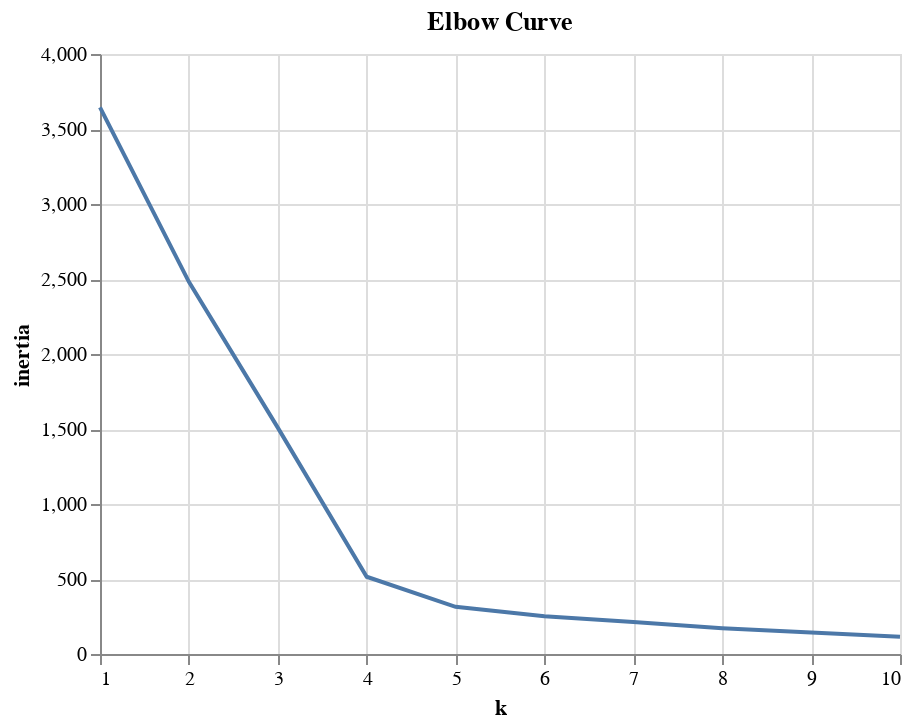

The code cell stored with this chart in its notebook:
### Code cell
alt.Chart(elbow_df).mark_line().encode(
    x='k',
    y='inertia',
).properties(title='Elbow Curve')

### Figure 1 — Vega-Lite specification as saved in the notebook (floating-point values rounded to 4 significant figures)
{"config": {"view": {"continuousWidth": 400, "continuousHeight": 300}}, "data": {"name": "data-a1f70aa0a88415d3b763bcf91f744c18"}, "mark": "line", "encoding": {"x": {"type": "quantitative", "field": "k"}, "y": {"type": "quantitative", "field": "inertia"}}, "title": "Elbow Curve", "$schema": "https://vega.github.io/schema/vega-lite/v4.8.1.json", "datasets": {"data-a1f70aa0a88415d3b763bcf91f744c18": [{"k": 1, "inertia": 3645.0}, {"k": 2, "inertia": 2481.0}, {"k": 3, "inertia": 1509.0}, {"k": 4, "inertia": 515.1}, {"k": 5, "inertia": 314.7}, {"k": 6, "inertia": 251.0}, {"k": 7, "inertia": 212.8}, {"k": 8, "inertia": 172.3}, {"k": 9, "inertia": 143.1}, {"k": 10, "inertia": 114.9}]}}
